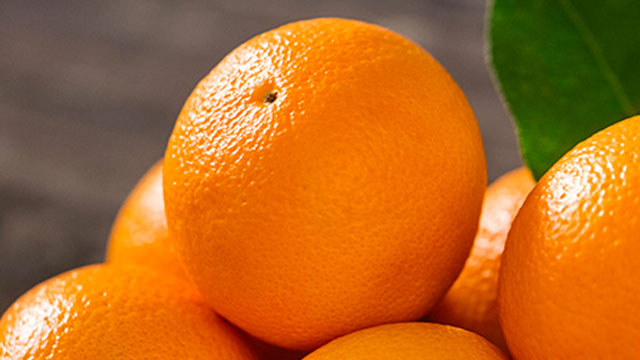
#> input picture Img/29/orange.jpg, 640 x 360 px, given in place of the camera
$ jupyter execute '10-追蹤並標記特定顏色.ipynb'   (text cells are left out)
#> lines starting #> are read from the running program, lines starting #| are printed output that depends on the picture; after the words box and inside, x2 and y2 are one past the last pixel; in counts of white or black regions, pixels touching at a corner belong together
[cell 1]
import cv2
import numpy as np

# 設定顏色範圍的下限 (H: 30, S: 40, V: 200)
lower = np.array([30, 40, 200])  # 轉換成 NumPy 陣列，範圍稍微變小 (H: 55->30, S: 70->40, V: 252->200)
# 設定顏色範圍的上限 (H: 90, S: 100, V: 255)
upper = np.array([90, 100, 255]) # 轉換成 NumPy 陣列，範圍稍微加大 (H: 70->90, S: 80->100, V: 252->255)

# 開啟攝影機
cap = cv2.VideoCapture(0)
if not cap.isOpened():
    print("Cannot open camera")
    exit()

while True:
    # 讀取攝影機影像
    ret, img = cap.read()
#> img is the input picture: shape (360, 640, 3); mean B, G, R 35.6, 105, 180.2
    if not ret:
        print("Cannot receive frame")
        break

    # 縮小尺寸，加快處理速度
    img = cv2.resize(img, (640, 360))

    # 使用 inRange 函數來取得顏色範圍內的像素
    output = cv2.inRange(img, lower, upper)
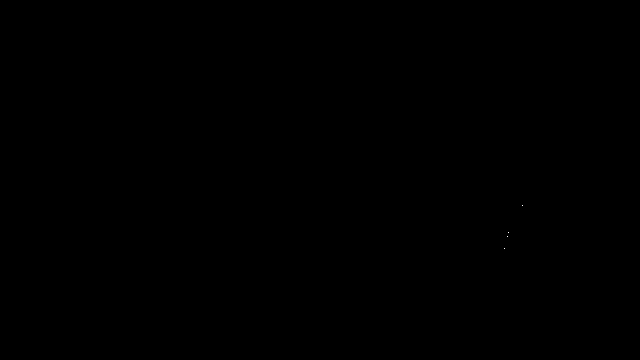
#> output: shape (360, 640); 0% white in thin lines or dots, all inside (x1, y1, x2, y2) = (504, 205, 523, 249)

    # 設定膨脹與侵蝕的參數，使用矩形結構元素，大小為 11x11
    kernel = cv2.getStructuringElement(cv2.MORPH_RECT, (11, 11))

    # 膨脹影像，消除雜訊
    output = cv2.dilate(output, kernel)
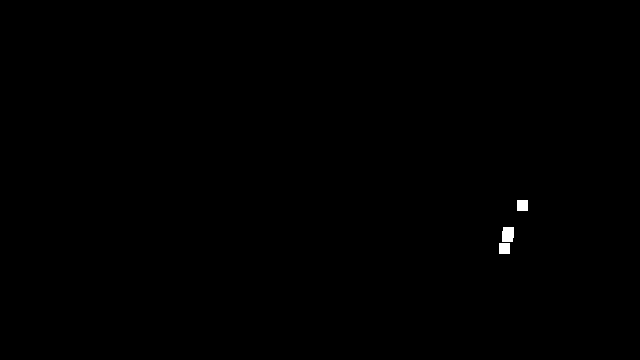
#> output: shape (360, 640); 0.18% white; 3 white regions, box (x1, y1, x2, y2) and area: (502, 227, 514, 242) 172, (517, 200, 528, 211) 121, (499, 243, 510, 254) 121

    # 縮小影像，還原大小
    output = cv2.erode(output, kernel)

    # 顯示結果影像
    cv2.imshow('oxxostudio', output)

    # 按下 q 鍵停止
    if cv2.waitKey(1) == ord('q'):
#> (key q is pressed here)
        break

# 釋放攝影機資源並關閉所有視窗
cap.release()
cv2.destroyAllWindows()

[cell 2]
import cv2
import numpy as np
lower = np.array([30,40,200])
upper = np.array([90,100,255])
cap = cv2.VideoCapture(0)
if not cap.isOpened():
    print("Cannot open camera")
    exit()
while True:
    ret, img = cap.read()
    if not ret:
        print("Cannot receive frame")
        break
    img = cv2.resize(img,(640,360))
    output = cv2.inRange(img, lower, upper)
    kernel = cv2.getStructuringElement(cv2.MORPH_RECT, (11, 11))
    output = cv2.dilate(output, kernel)
    output = cv2.erode(output, kernel)

    # cv2.findContours 抓取顏色範圍的輪廓座標
    # cv2.RETR_EXTERNAL 表示取得範圍的外輪廓座標串列，cv2.CHAIN_APPROX_SIMPLE 為取值的演算法
    contours, hierarchy = cv2.findContours(output, cv2.RETR_EXTERNAL, cv2.CHAIN_APPROX_SIMPLE)
#> contours = 4 contours, all with area under 20

    # 使用 for 迴圈印出座標長相
    for contour in contours:
        print(contour)
#> this loop made 4 passes
#> contour on passes 1 to 4: [[504, 248]], [[507, 236]], [[508, 232]], [[522, 205]]
#| [[[504 248]]]
#| [[[507 236]]]
#| [[[508 232]]]
#| [[[522 205]]]

    cv2.imshow('oxxostudio', output)
    if cv2.waitKey(1) == ord('q'):
#> (key q is pressed here)
        break
cap.release()
cv2.destroyAllWindows()

[cell 3]
import cv2
import numpy as np
lower = np.array([30,40,200])
upper = np.array([90,100,255])
cap = cv2.VideoCapture(0)
if not cap.isOpened():
    print("Cannot open camera")
    exit()
while True:
    ret, img = cap.read()
    if not ret:
        print("Cannot receive frame")
        break
    img = cv2.resize(img,(640,360))
    output = cv2.inRange(img, lower, upper)
    kernel = cv2.getStructuringElement(cv2.MORPH_RECT, (11, 11))
    output = cv2.dilate(output, kernel)
    output = cv2.erode(output, kernel)

    contours, hierarchy = cv2.findContours(output, cv2.RETR_EXTERNAL, cv2.CHAIN_APPROX_SIMPLE)
    for contour in contours:
        area = cv2.contourArea(contour)    # 取得範圍內的面積
        color = (0,0,255)                  # 設定外框顏色
        # 如果面積大於 300 再標記，避免標記到背景中太小的東西
        if(area > 300):
            for i in range(len(contour)):
                if i>0 and i<len(contour)-1:
                    # 從第二個點開始畫線
                    img = cv2.line(img, (contour[i-1][0][0], contour[i-1][0][1]), (contour[i][0][0], contour[i][0][1]), color, 3)
                elif i == len(contour)-1:
                    # 如果是最後一個點，與第一個點連成一線
                    img = cv2.line(img, (contour[i][0][0], contour[i][0][1]), (contour[0][0][0], contour[0][0][1]), color, 3)

    cv2.imshow('oxxostudio', img)
    if cv2.waitKey(1) == ord('q'):
#> (key q is pressed here)
        break
cap.release()
cv2.destroyAllWindows()

[cell 4]
import cv2
import numpy as np
lower = np.array([30,40,200])   # 轉換成 NumPy 陣列，範圍稍微變小 ( 55->30, 70->40, 252->200 )
upper = np.array([90,100,255])  # 轉換成 NumPy 陣列，範圍稍微加大 ( 70->90, 80->100, 252->255 )
cap = cv2.VideoCapture(0)
if not cap.isOpened():
    print("Cannot open camera")
    exit()
while True:
    ret, img = cap.read()
    if not ret:
        print("Cannot receive frame")
        break
    img = cv2.resize(img,(640,360))
    output = cv2.inRange(img, lower, upper)
    kernel = cv2.getStructuringElement(cv2.MORPH_RECT, (11, 11))
    output = cv2.dilate(output, kernel)
    output = cv2.erode(output, kernel)
    contours, hierarchy = cv2.findContours(output, cv2.RETR_EXTERNAL, cv2.CHAIN_APPROX_SIMPLE)

    for contour in contours:
        area = cv2.contourArea(contour)
        color = (0,0,255)
        if(area > 300):
            x, y, w, h = cv2.boundingRect(contour)                      # 取得座標與長寬尺寸
            img = cv2.rectangle(img, (x, y), (x + w, y + h), color, 3)  # 繪製四邊形

    cv2.imshow('oxxostudio', img)
    if cv2.waitKey(1) == ord('q'):
#> (key q is pressed here)
        break
cap.release()
cv2.destroyAllWindows()

[cell 5]
import cv2
import numpy as np
lower = np.array([30,40,200])
upper = np.array([90,100,255])

blue_lower = np.array([90,100,0])     # 設定藍色最低值範圍
blue_upper = np.array([200,160,100])  # 設定藍色最高值範圍

cap = cv2.VideoCapture(0)
if not cap.isOpened():
    print("Cannot open camera")
    exit()
while True:
    ret, img = cap.read()
    if not ret:
        print("Cannot receive frame")
        break
    img = cv2.resize(img,(640,360))
    output = cv2.inRange(img, lower, upper)
    kernel = cv2.getStructuringElement(cv2.MORPH_RECT, (11, 11))
    output = cv2.dilate(output, kernel)
    output = cv2.erode(output, kernel)
    contours, hierarchy = cv2.findContours(output, cv2.RETR_EXTERNAL, cv2.CHAIN_APPROX_SIMPLE)

    for contour in contours:
        area = cv2.contourArea(contour)
        color = (0,0,255)
        if(area > 300):
            x, y, w, h = cv2.boundingRect(contour)
            img = cv2.rectangle(img, (x, y), (x + w, y + h), color, 3)

    # 設定選取藍色的程式
    blue_output = cv2.inRange(img, blue_lower, blue_upper)
#> blue_output: shape (360, 640); 0% white in thin lines or dots, all inside (x1, y1, x2, y2) = (359, 18, 480, 121)
    kernel = cv2.getStructuringElement(cv2.MORPH_RECT, (11, 11))
    blue_output = cv2.dilate(blue_output, kernel)
#> blue_output: shape (360, 640); 0.11% white; 2 white regions, box (x1, y1, x2, y2) and area: (354, 13, 365, 24) 121, (474, 115, 485, 126) 121
    blue_output = cv2.erode(blue_output, kernel)
    contours, hierarchy = cv2.findContours(blue_output, cv2.RETR_EXTERNAL, cv2.CHAIN_APPROX_SIMPLE)
#> contours = 2 contours, all with area under 20

    for contour in contours:
        area = cv2.contourArea(contour)
        color = (255,255,0)
        if(area > 300):
            x, y, w, h = cv2.boundingRect(contour)
            img = cv2.rectangle(img, (x, y), (x + w, y + h), color, 3)
#> this loop made 2 passes
#> (contour, area, color) on passes 1 to 2: ([[479, 120]], 0, (255, 255, 0)), ([[359, 18]], 0, (255, 255, 0))

    cv2.imshow('oxxostudio', img)
    if cv2.waitKey(1) == ord('q'):
#> (key q is pressed here)
        break
cap.release()
cv2.destroyAllWindows()
